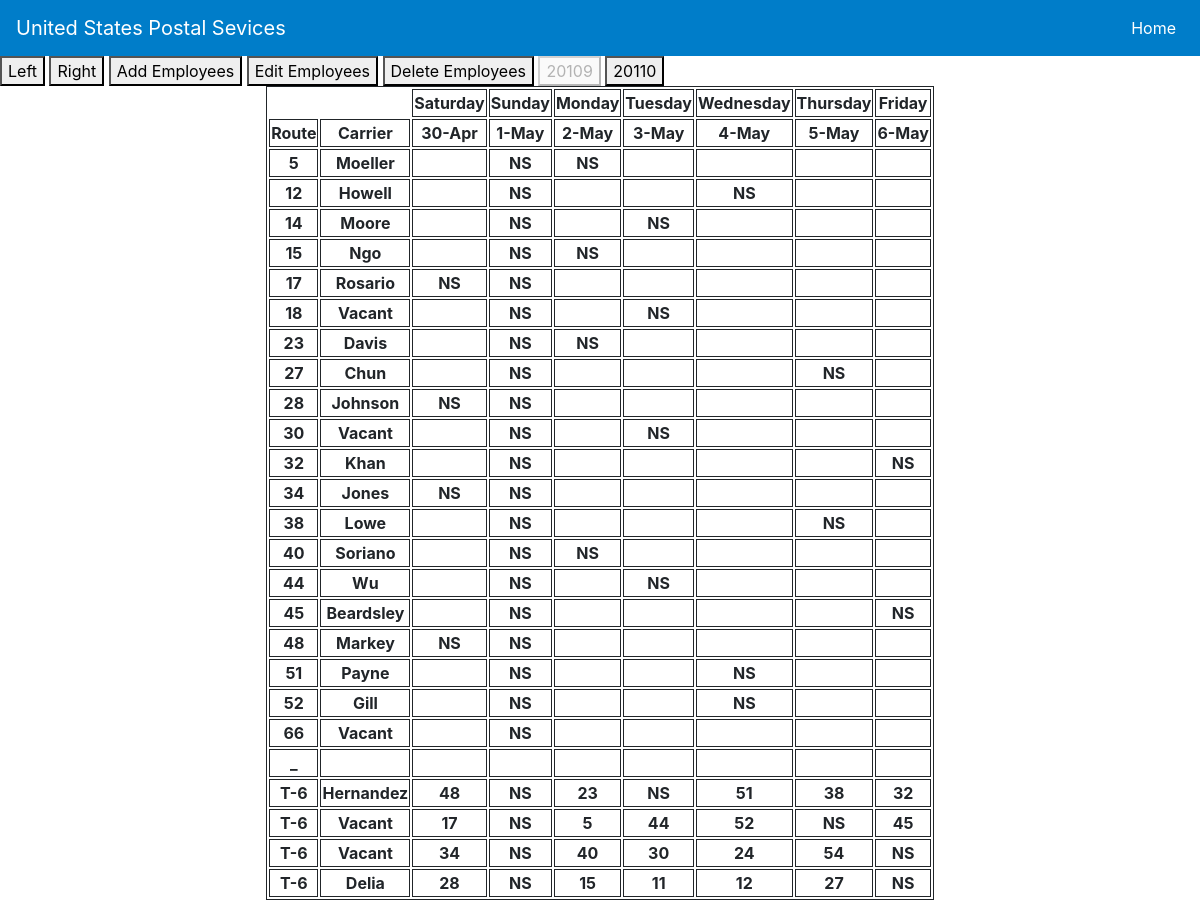
The page /schedule/weekly/20109/0 on the database its author committed.
### routes/models.py (models this page shows)
class Route(models.Model):
	Zone_Choices = (
		('20109', '20109'),
		('20110', '20110'),
	)
	route_id = models.AutoField(primary_key=True, editable=False)
	route_number = models.IntegerField(blank=False, null=True, verbose_name='Route Number')
	route_ns = models.CharField(max_length=30, blank=True, null=True, verbose_name='Route NS (YYYY-MM-DD)')
	route_carrier_first_name = models.CharField(max_length=30, blank=True, null=True, verbose_name='First Name')
	route_carrier_last_name = models.CharField(max_length=30, blank=False, null=True, verbose_name='Last Name')
	route_zone = models.CharField(max_length=30, blank=False, null=True, choices=Zone_Choices, default=None,verbose_name='Route Zone')
	current_route_ns = models.IntegerField(blank=True, null=True, default=-1,verbose_name='Current Route NS')
	T6_id = models.IntegerField(blank=False, null=True, verbose_name='T6 id')
	T6_type = models.CharField(max_length=30, blank=False, null=True,default="T-6", verbose_name='T6 Type')
	T6_carrier_zone = models.CharField(max_length=30, blank=False, null=True, choices=Zone_Choices, default=None,verbose_name='T6 Zone')
	T6_carrier_last_name = models.CharField(max_length=30, blank=False, null=True, verbose_name='Last Name')

### routes/views.py (the view)
# urls.py: path('weekly/20109/<int:week>', views.dashboardView, name="weekly"),
def dashboardView(request,week): # Dashboard view rn redirect('login_url')
	url = request.build_absolute_uri().split('/')
	zone = url[len(url)-2] #get zone users requested
	week = int(url[len(url)-1]) #get week users requested
	find_ns_this_week(week,Route.objects.all()) #find ns this week for every route
	partial_date_week = get_days_for_week(week,"%-d-%b")
	full_date_week = get_days_for_week(week,"%Y-%-m-%-d")
	holiday_this_week = find_holiday_this_week(week)
	routes = Route.objects.filter(route_zone=zone).order_by('route_number')
	routes = regular_list(routes,full_date_week[0],full_date_week[-1])
	T6 = Route.objects.filter(T6_carrier_zone=zone).order_by('T6_id')
	T6 = t6_list(T6,full_date_week[0],full_date_week[-1])
	return render(request, 'weekly.html',{'routes': routes,'T6':T6,'regular_size': len(routes),
		'partial_date_week':partial_date_week,'full_date_week':full_date_week,'holiday_this_week':holiday_this_week})

### routes/views.py (called while the page is built)
def find_ns_this_week(week,routes):#find ns for current week and updates the model for it
	d1 = date.today() + timedelta(days=7*week)
	while(d1.weekday()!=5):
		d1 = d1 + timedelta(-1)
	for route in routes:
		if (route.route_ns == "-1"):
			Route.objects.filter(pk=route.route_id).update(current_route_ns=-1)
		else:
			d0 = route.route_ns.split("-")
			d0 = date(int(d0[0]),int(d0[1]),int(d0[2]))
			d0Sat = d0
			while(d0Sat.weekday()!=5):
				d0Sat = d0Sat + timedelta(-1)
			diff = ((d1 - d0Sat)//7).days
			this_week_ns = d0.weekday()
			if (diff < 0 ):
				diff = diff*-1
				for x in range(diff):
					this_week_ns -= 1
					if this_week_ns==-1 : this_week_ns=5
			else:
				for x in range(diff):
					this_week_ns += 1
					if this_week_ns>=6 : this_week_ns=0
			Route.objects.filter(pk=route.route_id).update(current_route_ns=this_week_ns)

def get_days_for_week(week,format): #get days for the week
	d1 = date.today() + timedelta(days=7*week)
	days_of_week = []
	while(d1.weekday()!=5):
		d1 = d1 + timedelta(-1)
	for x in range (7):
		days_of_week.append(d1.strftime(format))
		d1 = d1 + timedelta(1)
	return days_of_week

def find_holiday_this_week(week):
	d1 = date.today() + timedelta(days=7*week)
	us_holidays = holidays.US()
	while(d1.weekday()!=5):
		d1 = d1 + timedelta(-1)
	for x in range (6):
		if d1 in us_holidays :return d1.weekday()
		d1 = d1 + timedelta(1)
	return -1

def regular_list(regular,start,end):
	list_unique = [["" for col in range(10)] for row in range(len(regular))]
	start = start.split('-')
	start_date = date(int(start[0]), int(start[1]),int(start[2]))
	end = end.split('-')
	end_date = date(int(end[0]), int(end[1]),int(end[2]))
	override = Override.objects.filter(date__range=[start_date, end_date]).order_by('route__T6_id')
	for x in range(len(regular)):
		list_unique[x][regular[x].current_route_ns] = "NS"
		list_unique[x][6] = "NS"
		list_unique[x][7] = regular[x].route_carrier_last_name
		list_unique[x][8] = regular[x].route_id
		list_unique[x][9] = regular[x].route_number
		for y in override:
			if(y.route.route_id ==regular[x].route_id):
				list_unique[x][y.date.weekday()] = y.text
	return(list_unique)

### routes/templates/weekly.html (shortened to what this page needs)
{% extends 'index.html' %}
{% load static %}
{% block content %}
<button onclick="left_button()">Left</button>
<button onclick="right_button()">Right</button>
<button onclick="employee_add_button()">Add Employees</button>
<button onclick="employee_edit_button()">Edit Employees</button>
<button onclick="employee_delete_button()">Delete Employees</button>
<button id = "20109" onclick="switch_zone_button(20109)">20109</button>
<button id = "20110" onclick="switch_zone_button(20110)">20110</button>
<div class="row justify-content-center">
		<table id = "table">
 	  		<tr>
				<th style="border-style:hidden hidden hidden hidden;"></th>
		  		<th style="border-style:hidden hidden hidden hidden;"></th>
		  		<th>Saturday</th>
		  		<th>Sunday</th>
				<th>Monday</th>
		  		<th>Tuesday</th>
		  		<th>Wednesday</th>
		  		<th>Thursday</th>
		  		<th>Friday</th>
	  		</tr>
	  		<tr>
				<th>Route</th>
				<th>Carrier</th>
			  	<th id = "Saturday">{{partial_date_week.0}}</th>
			  	<th id = "Sunday">{{partial_date_week.1}}</th>
			  	<th id = "Monday">{{partial_date_week.2}}</th>
			  	<th id = "Tuesday">{{partial_date_week.3}}</th>
			  	<th id = "Wednesday">{{partial_date_week.4}}</th>
			  	<th id = "Thursday">{{partial_date_week.5}}</th>
			  	<th id = "Friday">{{partial_date_week.6}}</th>
			</tr>
			{% for routes in routes %}
		  		<tr>
				  	<th contenteditable="true" onblur="update_route_number(`{{routes.8}}`,`{{forloop.counter0}}`)">{{routes.9}}</th>
				  	<th contenteditable="true" onblur="update_name(`{{routes.8}}`,`{{forloop.counter0}}`)">{{routes.7}}</th>
				  	<th contenteditable="true" onblur="update_override(`{{routes.8}}`,`{{forloop.counter0}}`,2,`{{full_date_week.0}}`)">{{routes.5}}</th>
				  	<th contenteditable="true" onblur="update_override(`{{routes.8}}`,`{{forloop.counter0}}`,3,`{{full_date_week.1}}`)">{{routes.6}}</th>
				  	<th contenteditable="true" onblur="update_override(`{{routes.8}}`,`{{forloop.counter0}}`,4,`{{full_date_week.2}}`)">{{routes.0}}</th>
				  	<th contenteditable="true" onblur="update_override(`{{routes.8}}`,`{{forloop.counter0}}`,5,`{{full_date_week.3}}`)">{{routes.1}}</th>
				  	<th contenteditable="true" onblur="update_override(`{{routes.8}}`,`{{forloop.counter0}}`,6,`{{full_date_week.4}}`)">{{routes.2}}</th>
				  	<th contenteditable="true" onblur="update_override(`{{routes.8}}`,`{{forloop.counter0}}`,7,`{{full_date_week.5}}`)">{{routes.3}}</th>
				  	<th contenteditable="true" onblur="update_override(`{{routes.8}}`,`{{forloop.counter0}}`,8,`{{full_date_week.6}}`)">{{routes.4}}</th>
				</tr>
			{% endfor %}
			<tr><th>_</th><th></th><th></th><th></th><th></th><th></th><th></th><th></th><th></th></tr>
			{% for t6 in T6 %}
		  		<tr>
				  	<th contenteditable="true" onblur="update_t6_type(`{{t6.9}}`,`{{forloop.counter0}}`)">{{t6.10}}</th>
				  	<th contenteditable="true" onblur="update_t6_name(`{{t6.9}}`,`{{forloop.counter0}}`)">{{t6.7}}</th>
				  	<th contenteditable="true" onblur="update_t6_override(`{{t6.8}}`,`{{forloop.counter0}}`,2,`{{full_date_week.0}}`)">{{t6.5}}</th>
				  	<th contenteditable="true" onblur="update_t6_override(`{{t6.8}}`,`{{forloop.counter0}}`,3,`{{full_date_week.1}}`)">{{t6.6}}</th>
				  	<th contenteditable="true" onblur="update_t6_override(`{{t6.8}}`,`{{forloop.counter0}}`,4,`{{full_date_week.2}}`)">{{t6.0}}</th>
				  	<th contenteditable="true" onblur="update_t6_override(`{{t6.8}}`,`{{forloop.counter0}}`,5,`{{full_date_week.3}}`)">{{t6.1}}</th>
				  	<th contenteditable="true" onblur="update_t6_override(`{{t6.8}}`,`{{forloop.counter0}}`,6,`{{full_date_week.4}}`)">{{t6.2}}</th>
				  	<th contenteditable="true" onblur="update_t6_override(`{{t6.8}}`,`{{forloop.counter0}}`,7,`{{full_date_week.5}}`)">{{t6.3}}</th>
				  	<th contenteditable="true" onblur="update_t6_override(`{{t6.8}}`,`{{forloop.counter0}}`,8,`{{full_date_week.6}}`)">{{t6.4}}</th>
				</tr>
			{% endfor %}
		</table>
</div>
{% endblock %}

### routes/templates/index.html (shortened to what this page needs)
{% load static %}
<!DOCTYPE html>
<html lang="en">
<head>
	<link href="https://stackpath.bootstrapcdn.com/bootstrap/4.3.1/css/bootstrap.min.css" rel="stylesheet">
</head>
<body>
	<nav class="navbar navbar-expand-md blueNav ">
		<a class="navbar-brand blueNav" href="/">United States Postal Sevices </a>
		<div class="collapse navbar-collapse justify-content-end" id="collapsibleNavbar">
			<ul class="navbar-nav blueNav">
				<li class="nav-item blueNav">
					<a class="nav-link blueNav" href="/">Home</a>
				</li>
			</ul>
		</div>
	</nav>
{% block content %}
{% endblock %}
</body>
</html>

### routes/templates/index.html (style rules this page uses)
.blueNav { background-color: #007DC9; color: white; }

### routes/templates/weekly.html (style rules this page uses)
th,td { border: 1px solid; text-align: center; }
table { border: 1px solid; border-collapse: separate; border-spacing:35 35px; }

### rows shown on the page
Route: route_carrier_last_name "Moeller", T6_type "T-6", T6_carrier_last_name "Vacant"
Route: route_carrier_last_name "Howell", T6_type "T-6", T6_carrier_last_name "Delia"
Route: route_carrier_last_name "Moore"
Route: route_carrier_last_name "Ngo"
Route: route_carrier_last_name "Rosario"
Route: route_carrier_last_name "Vacant"
Route: route_carrier_last_name "Davis", T6_type "T-6", T6_carrier_last_name "Hernandez"
Route: route_carrier_last_name "Chun"
Route: route_carrier_last_name "Johnson"
Route: route_carrier_last_name "Vacant", T6_type "T-6", T6_carrier_last_name "Vacant"
Route: route_carrier_last_name "Khan"
Route: route_carrier_last_name "Jones"
Route: route_carrier_last_name "Lowe"
Route: route_carrier_last_name "Soriano"
Route: route_carrier_last_name "Wu"
Route: route_carrier_last_name "Beardsley"
Route: route_carrier_last_name "Markey"
Route: route_carrier_last_name "Payne"
Route: route_carrier_last_name "Gill"
Route: route_carrier_last_name "Vacant"

### other values the page prints
{{ partial_date_week.0 }} "30-Apr"
{{ partial_date_week.1 }} "1-May"
{{ partial_date_week.2 }} "2-May"
{{ partial_date_week.3 }} "3-May"
{{ partial_date_week.4 }} "4-May"
{{ partial_date_week.5 }} "5-May"
{{ partial_date_week.6 }} "6-May"
{{ routes.9 }} "5" "12" "14" "15" "17" "18" "23" "27" "28" "30" "32" "34" "38" "40" "44" "45" "48" "51" "52" "66"
{{ routes.6 }} "NS" "NS" "NS" "NS" "NS" "NS" "NS" "NS" "NS" "NS" "NS" "NS" "NS" "NS" "NS" "NS" "NS" "NS" "NS" "NS"
{{ routes.0 }} "NS" "NS" "NS" "NS"
{{ routes.2 }} "NS" "NS" "NS"
{{ routes.1 }} "NS" "NS" "NS" "NS"
{{ routes.5 }} "NS" "NS" "NS" "NS"
{{ routes.3 }} "NS" "NS"
{{ routes.4 }} "NS" "NS"
